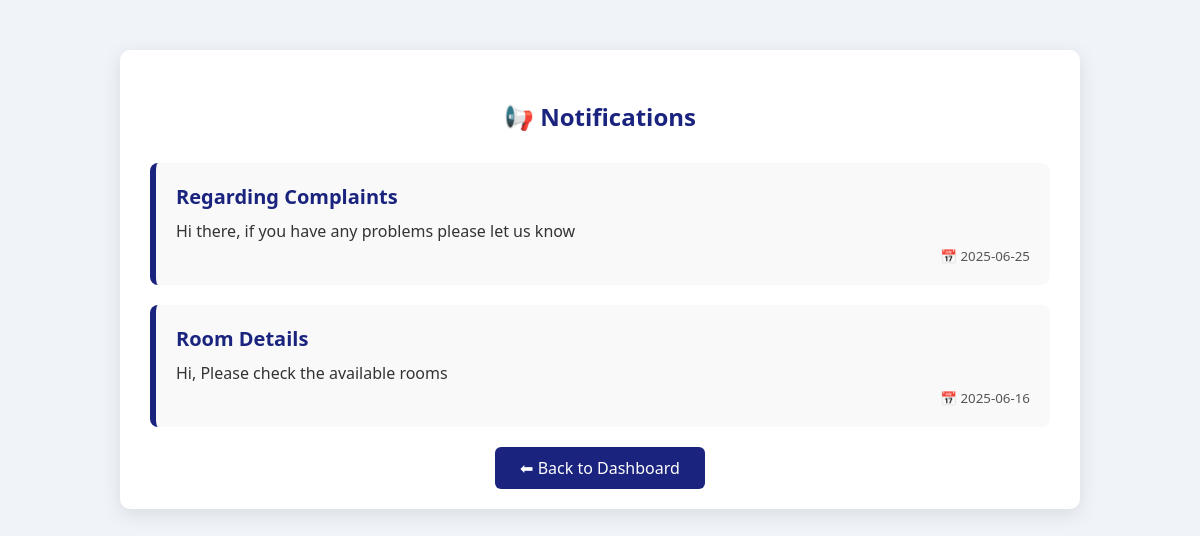
The app's page /student_notifications.php (signed in) with its own data.
### tables this page shows
CREATE TABLE `notifications` (
  `id` int(11) NOT NULL,
  `title` varchar(255) NOT NULL,
  `message` text NOT NULL,
  `date` date NOT NULL
);

### student_notifications.php (the view, shortened to what this page needs)
<?php
require 'db.php';
$result = $mysqli->query("SELECT * FROM notifications ORDER BY date DESC");
?>
<!DOCTYPE html>
<html>
<head>
</head>
<body>
    <div class="container">
        <h2>📢 Notifications</h2>
        <?php while($row = $result->fetch_assoc()): ?>
            <div class="notification">
                <h3><?= htmlspecialchars($row['title']) ?></h3>
                <p><?= nl2br(htmlspecialchars($row['message'])) ?></p>
                <small>📅 <?= $row['date'] ?></small>
            </div>
        <?php endwhile; ?>
        <div class="back-btn">
            <a href="dashboard_student.php">⬅ Back to Dashboard</a>
        </div>
    </div>
</body>
</html>

### student_notifications.php (style rules this page uses)
body { font-family: 'Segoe UI', sans-serif; background: #f0f4f8; margin: 0; padding: 0; }
.container { max-width: 900px; margin: 50px auto; background: #ffffff; padding: 30px; border-radius: 10px; box-shadow: 0px 5px 20px rgba(0,0,0,0.1); }
h2 { text-align: center; color: #1a237e; margin-bottom: 30px; }
.notification { background: #f9f9f9; padding: 20px; border-left: 6px solid #1a237e; margin-bottom: 20px; border-radius: 8px; }
.notification h3 { margin: 0; font-size: 20px; color: #1a237e; }
.notification p { margin: 10px 0 0; color: #333; }
.notification small { display: block; text-align: right; color: #555; margin-top: 5px; }
.back-btn { text-align: center; margin-top: 30px; }
.back-btn a { text-decoration: none; padding: 10px 25px; background-color: #1a237e; color: white; border-radius: 6px; }

### records on screen
notifications: title "Regarding Complaints", message "Hi there, if you have any problems please let us know", date "2025-06-25"
notifications: title "Room Details", message "Hi, Please check the available rooms", date "2025-06-16"
